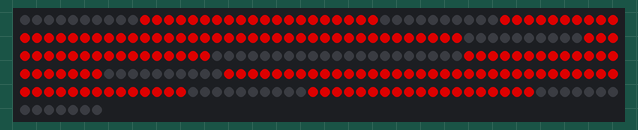
Simulated run of this sketch. Board: Arduino Uno, built with avr-gcc and run on an emulated ATmega328P. Shown: 257 RGB LEDs in strip order, left to right, continuing on the next row. Dim RGB values are drawn brighter than linear.

Above: at 0.1 s.

The sketch:

Burwald.ino
```cpp
#include <FastLED.h>

#define LED_PIN     7
#define NUM_LEDS    257

CRGB leds[NUM_LEDS];

int DELAYVAL = 50;

void setup() {
  FastLED.addLeds<WS2812B, LED_PIN, GRB>(leds, NUM_LEDS);
}

void loop() {

  switchCase();
  FastLED.show();
  delay(DELAYVAL);
}

void switchCase() {
int LINKS = 2;
int RECHTS = 2;

 switch (LINKS) {
  case 0:
     for(int i=0; i<=55; i++)
     {
     leds[i] = CRGB(150, 0, 0);
     }
     for(int i=72; i<=125; i++)
     {
     leds[i] = CRGB(150, 0, 0);
     }
      break;
  case 1:
     for(int i=88; i<=125; i++)
     {
     leds[i] = CRGB(150, 0, 0);
     }
      break;
  case 2:
     for(int i=10; i<=29; i++)
     {
     leds[i] = CRGB(150, 0, 0);
     }
     for(int i=40; i<=86; i++)
     {
     leds[i] = CRGB(150, 0, 0);
     }
     for(int i=97; i<=115; i++)
     {
     leds[i] = CRGB(150, 0, 0);
     }
      break;
  case 3:
     for(int i=40; i<=86; i++)
     {
     leds[i] = CRGB(150, 0, 0);
     }
     for(int i=87; i<=125; i++)
     {
     leds[i] = CRGB(150, 0, 0);
     }
      break;
  case 4:
     for(int i=0; i<=9; i++)
     {
     leds[i] = CRGB(150, 0, 0);
     }
      for(int i=30; i<=39; i++)
     {
     leds[i] = CRGB(150, 0, 0);
     }
     for(int i=56; i<=71; i++)
     {
     leds[i] = CRGB(150, 0, 0);
     }
     for(int i=88; i<=125; i++)
     {
     leds[i] = CRGB(150, 0, 0);
     }
      break;
  case 5:
       for(int i=0; i<=9; i++)
     {
     leds[i] = CRGB(150, 0, 0);
     }
      for(int i=30; i<=87; i++)
     {
     leds[i] = CRGB(150, 0, 0);
     }
     for(int i=88; i<=96; i++)
     {
     leds[i] = CRGB(150, 0, 0);
     }
     for(int i=116; i<=125; i++)
     {
     leds[i] = CRGB(150, 0, 0);
     }
      break;
   case 6:
     for(int i=0; i<=96; i++)
     {
     leds[i] = CRGB(150, 0, 0);
     }
     for(int i=116; i<=125; i++)
     {
     leds[i] = CRGB(150, 0, 0);
     }
      break;
   case 7:
     for(int i=40; i<=55; i++)
     {
     leds[i] = CRGB(150, 0, 0);
     }
     for(int i=88; i<=125; i++)
     {
     leds[i] = CRGB(150, 0, 0);
     }
      break;
    case 8:
       for(int i=0; i<=125; i++)
     {
     leds[i] = CRGB(150, 0, 0);
     }
      break;
   case 9:
     for(int i=0; i<=9; i++)
     {
     leds[i] = CRGB(150, 0, 0);
     }
      for(int i=30; i<=39; i++)
     {
     leds[i] = CRGB(150, 0, 0);
     }
     for(int i=40; i<=125; i++)
     {
     leds[i] = CRGB(150, 0, 0);
     }
      break;
  }


switch (RECHTS) {
  case 0:
     for(int i=127; i<=182; i++)
     {
     leds[i] = CRGB(150, 0, 0);
     }
     for(int i=199; i<=254; i++)
     {
     leds[i] = CRGB(150, 0, 0);
     }
      break;
  case 1:
     for(int i=215; i<=254; i++)
     {
     leds[i] = CRGB(150, 0, 0);
     }
      break;
  case 2:
     for(int i=137; i<=156; i++)
     {
     leds[i] = CRGB(150, 0, 0);
     }
     for(int i=167; i<=213; i++)
     {
     leds[i] = CRGB(150, 0, 0);
     }
     for(int i=224; i<=242; i++)
     {
     leds[i] = CRGB(150, 0, 0);
     }
      break;
  case 3:
     for(int i=167; i<=213; i++)
     {
     leds[i] = CRGB(150, 0, 0);
     }
     for(int i=214; i<=254; i++)
     {
     leds[i] = CRGB(150, 0, 0);
     }
      break;
  case 4:
     for(int i=127; i<=136; i++)
     {
     leds[i] = CRGB(150, 0, 0);
     }
      for(int i=157; i<=166; i++)
     {
     leds[i] = CRGB(150, 0, 0);
     }
     for(int i=183; i<=198; i++)
     {
     leds[i] = CRGB(150, 0, 0);
     }
     for(int i=215; i<=254; i++)
     {
     leds[i] = CRGB(150, 0, 0);
     }
      break;
  case 5:
       for(int i=127; i<=136; i++)
     {
     leds[i] = CRGB(150, 0, 0);
     }
      for(int i=157; i<=214; i++)
     {
     leds[i] = CRGB(150, 0, 0);
     }
     for(int i=215; i<=224; i++)
     {
     leds[i] = CRGB(150, 0, 0);
     }
     for(int i=245; i<=254; i++)
     {
     leds[i] = CRGB(150, 0, 0);
     }
      break;
   case 6:
     for(int i=127; i<=224; i++)
     {
     leds[i] = CRGB(150, 0, 0);
     }
     for(int i=245; i<=254; i++)
     {
     leds[i] = CRGB(150, 0, 0);
     }
      break;
   case 7:
     for(int i=167; i<=182; i++)
     {
     leds[i] = CRGB(150, 0, 0);
     }
     for(int i=215; i<=254; i++)
     {
     leds[i] = CRGB(150, 0, 0);
     }
      break;
    case 8:
       for(int i=127; i<=254; i++)
     {
     leds[i] = CRGB(150, 0, 0);
     }
      break;
   case 9:
     for(int i=127; i<=136; i++)
     {
     leds[i] = CRGB(150, 0, 0);
     }
      for(int i=157; i<=166; i++)
     {
     leds[i] = CRGB(150, 0, 0);
     }
     for(int i=167; i<=254; i++)
     {
     leds[i] = CRGB(150, 0, 0);
     }
      break;
  }
}
```
